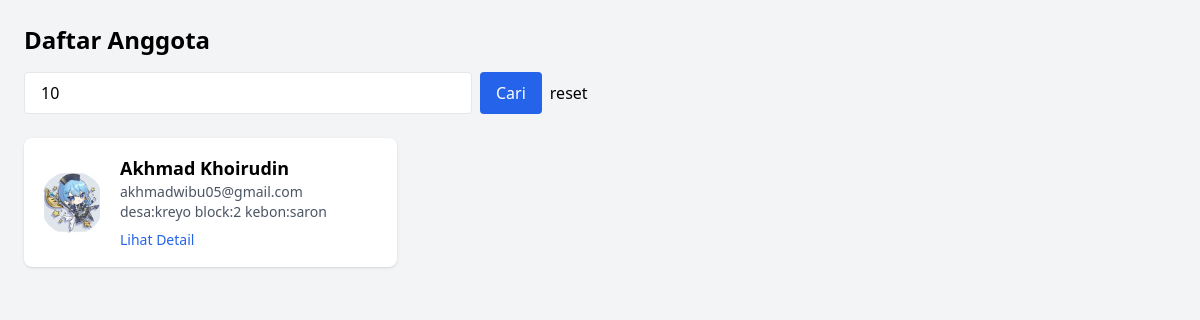
The page /users/list.php?cari=10 on the database its author committed.
### tables this page shows
CREATE TABLE `anggota` (
  `id_anggota` int(11) NOT NULL,
  `nama` varchar(100) NOT NULL,
  `jenis_kelamin` enum('laki-laki','perempuan','','') NOT NULL,
  `tgl_lahir` date DEFAULT NULL,
  `tempat_lahir` varchar(50) NOT NULL,
  `alamat` text NOT NULL,
  `telepon` varchar(15) NOT NULL,
  `email` varchar(100) DEFAULT NULL,
  `status` enum('aktif','tidak aktif') DEFAULT 'aktif',
  `username` varchar(50) DEFAULT NULL,
  `password` text DEFAULT NULL,
  `role` enum('user','admin') NOT NULL DEFAULT 'user',
  `foto` varchar(255) DEFAULT NULL,
  `kk` text DEFAULT NULL,
  `ktp` text DEFAULT NULL,
  `NPWP` int(20) NOT NULL
);

### users/list.php (the view, shortened to what this page needs)
<?php
include '../config.php';
$cari = isset($_GET['cari']) ? trim($_GET['cari']) : '';
if (!empty($cari)) {
    $cari_escaped = mysqli_real_escape_string($conn, $cari);
    $sql = "SELECT * FROM anggota
            WHERE id_anggota LIKE '%$cari_escaped%'
            OR nama LIKE '%$cari_escaped%'
            OR alamat LIKE '%$cari_escaped%'
            ORDER BY id_anggota DESC";
} else {
    $sql = "SELECT * FROM anggota ORDER BY id_anggota DESC";
}
$result = mysqli_query($conn, $sql);
?>
<!DOCTYPE html>
<html lang="id">
<head>
  <script src="https://cdn.tailwindcss.com"></script>
</head>
<body class="bg-gray-100 p-6">
  <h1 class="text-2xl font-bold mb-4">Daftar Anggota</h1>
    <form method="GET" class="mb-6 flex gap-2">
    <input type="text" name="cari" placeholder="Cari berdasarkan ID, Nama, atau Alamat"
        value="<?= isset($_GET['cari']) ? htmlspecialchars($_GET['cari']) : '' ?>"
        class="px-4 py-2 border rounded w-full max-w-md" />
    <button type="submit" class="bg-blue-600 text-white px-4 py-2 rounded hover:bg-blue-700">Cari</button>
    <button type="reset">reset</button>
    </form>
  <div class="grid grid-cols-1 md:grid-cols-2 lg:grid-cols-3 gap-4">
    <?php while($row = mysqli_fetch_assoc($result)): ?>
      <div class="bg-white rounded-lg shadow p-4">
        <div class="flex items-center space-x-4">
          <?php if (!empty($row['foto']) && file_exists('../upload/foto/' . $row['foto'])): ?>
            <img src="../upload/foto/<?= $row['foto'] ?>" alt="foto" class="w-16 h-16 rounded-full object-cover">
          <?php endif; ?>
          <div>
            <h3 class="text-lg font-semibold"><?= htmlspecialchars($row['nama']) ?></h3>
            <p class="text-sm text-gray-600"><?= htmlspecialchars($row['email']) ?></p>
            <p class="text-sm text-gray-600"><?= htmlspecialchars($row['alamat']) ?></p>
            <button onclick="showDetail(<?= $row['id_anggota'] ?>)" class="mt-2 text-blue-600 hover:underline text-sm">Lihat Detail</button>
          </div>
        </div>
      </div>
    <?php endwhile; ?>
  </div>
</body>
</html>

### rows shown on the page
anggota: foto (picture), nama "Akhmad Khoirudin", email "akhmadwibu05@gmail.com", alamat "desa:kreyo block:2 kebon:saron"
